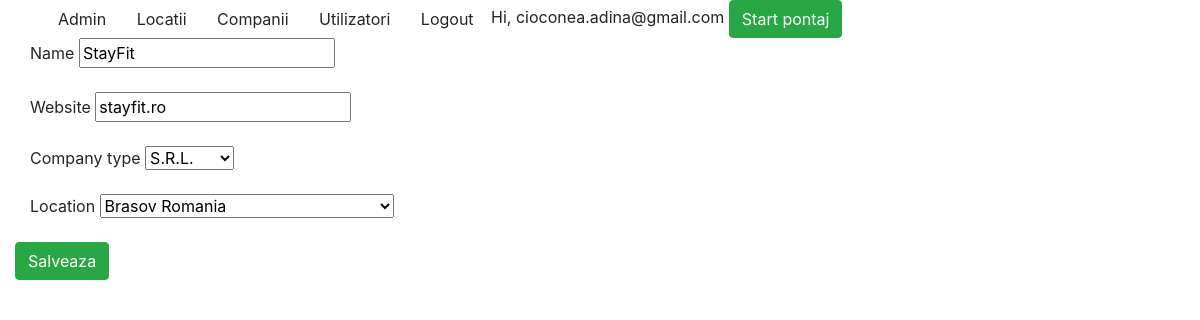
The page /companies/2/modificare/ (signed in) on the database its author committed.
### companies/models.py (models this page shows, shortened)
class Companies(models.Model):
    company_choices = (('SRL', 'S.R.L.'),
                       ('SA', 'S.A.'))
    name = models.CharField(max_length=100)
    website = models.CharField(max_length=50)
    company_type = models.CharField(max_length=5, choices=company_choices)
    location = models.ForeignKey(Location, on_delete=models.CASCADE)
    active = models.BooleanField(default=True)
    created_at = models.DateTimeField(auto_now_add=True, blank=True)
    updated_at = models.DateTimeField(auto_now=True, blank=True)

### companies/views.py (the view, shortened to what this page needs)
# urls.py: path('<int:pk>/modificare/', views.UpdateCompanyView.as_view(), name='modifica'),
class UpdateCompanyView(LoginRequiredMixin,UpdateView):
    model = Companies
    fields = ['name', 'website','company_type','location']
    template_name = 'forms.html'

### aplicatie1/models.py (called while the page is built)
    def __str__(self):
        return f"{self.city} {self.country}"

### project/context_processors.py (called while the page is built)
def is_ready_to_work(request):
    if request.user.is_authenticated:
        if Pontaj.objects.filter(user_id=request.user.id, end_date=None).exists():
            return {'ready': False}
        return {'ready': True}
    return{}

### templates/forms.html (shortened to what this page needs)
{% extends 'base.html' %}
{% block content %}
    <div class="col-md-12">
        <form method="POST">
            {% for field in form %}
                <div class="col-md-6">
                    {{ field.label }} {{ field }} {{ field.errors }}
                </div><br>
            {% endfor %}
            <button type="submit" class="btn btn-success">Salveaza</button>
        </form>
    </div>
{% endblock %}

### templates/base.html (shortened to what this page needs)
<html>
<head>
    <link rel="stylesheet" href="https://stackpath.bootstrapcdn.com/bootstrap/4.4.1/css/bootstrap.min.css">
</head>
<body>
<div class="container">
    <div class="row">
        <div class="col-md-12">
            <nav>
                <a class="btn" href="/admin/">Admin</a>
                {% if request.user.is_authenticated %}
                    <a class="btn" href="{% url 'aplicatie1:lista_locatii' %}">Locatii</a>
                    <a class="btn" href="{% url 'companies:lista_companii' %}">Companii</a>
                    <a class="btn" href="{% url 'userprofile:listare_utilizatori' %}">Utilizatori</a>
                    <a class="btn" href="{% url 'logout' %}">Logout</a>
                    <span>Hi, {{ request.user.username }}</span>
                    {% if ready is True %}
                       <a href ="{% url 'pontaj:start_pontaj' %}" class="btn btn-success">Start pontaj</a>
                    {% endif %}
                {% endif %}
            </nav>
        </div>
    </div>
</div>
{% block content %}
{% endblock %}
</body>
</html>

### rows shown on the page
Companies: form "StayFit" "stayfit.ro" "S.R.L." "Brasov Romania"

### other values the page prints
{{ request.user.username }} "cioconea.adina@gmail.com"
{{ field.label }} "Name" "Website" "Company type" "Location"
